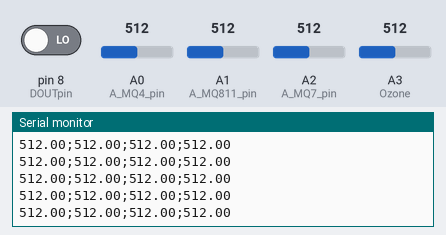
Bench run of a sketch on a simulated Arduino Uno, built for the host (arithmetic inside an expression is 32-bit, double 64-bit). Shown: the last lines printed to the serial monitor. Inputs (shaded band) come from the test bench; at power-on: A0 (A_MQ4_pin) = 512, A1 (A_MQ811_pin) = 512, A2 (A_MQ7_pin) = 512, A3 (Ozone) = 512, pin 8 (DOUTpin) LOW. Storage starts empty.

Above: at 1.2 s.
1.3 s: A0 (A_MQ4_pin) set to 716
At 1.37 s:
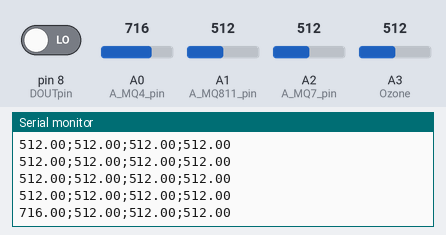
2.8 s: A1 (A_MQ811_pin) set to 716
At 2.8 s:
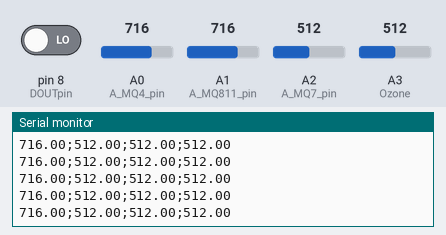
4.3 s: A2 (A_MQ7_pin) set to 716
At 4.31 s:
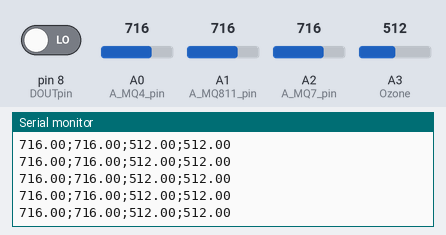
5.8 s: A3 (Ozone) set to 716
At 5.82 s:
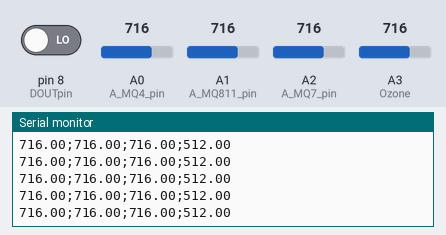
7.3 s: A0 (A_MQ4_pin) set to 992
At 7.33 s:
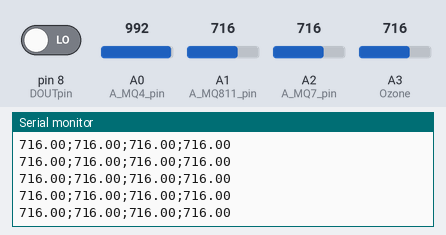
8.8 s: A1 (A_MQ811_pin) set to 992
At 8.8 s:
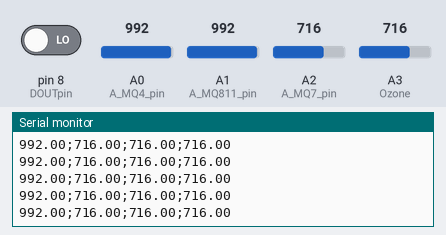
Timing chart, 0 to 11.3 s (numbered marks = the images above; inputs shaded):
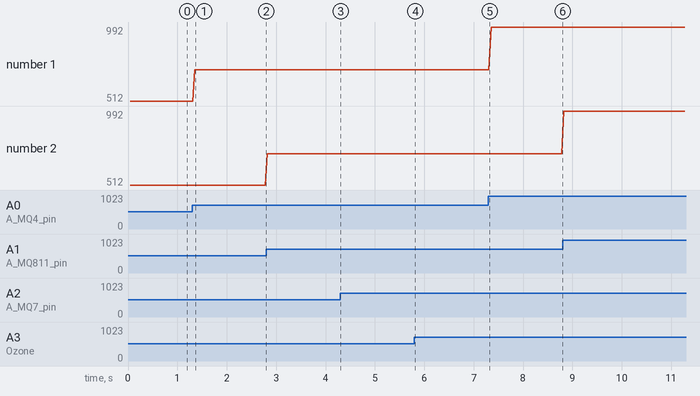

The sketch:

GAZ_SD_00.ino
```cpp
/*
  Update 10.11.2018
  A. Rigobello - thr34d5

   -----------------------

  SD wiring:
    CS - pin 10
    MOSI - pin 11
    MISO - pin 12
    SCK - pin 13
*/

#include <SPI.h>
#include <SD.h>
#include <TimeLib.h>

File myFile;

int a = 0;
double timelapse = 30; //5s


const int A_MQ4_pin = A0; //the AOUT pin of the methane sensor goes into analog pin A0 of the arduino
const int A_MQ811_pin = A1; //the AOUT pin of the CO2 sensor goes into analog pin A1 of the arduino
const int A_MQ7_pin = A2; //the AOUT pin of the CO sensor goes into analog pin A2 of the arduino
const int Ozone = A3; //O3
const int DOUTpin = 8; //the DOUT pin of the methane sensor goes into digital pin D8 of the arduino
int limit;          //limit variable for the methane
float valueGas1;   //methane
float valueGas2;   //CO2
float valueGas3;    //CO
float valueGas4;  //O3
int gasLimit = 80;  //limit for the methane sensor

void setup() {

  Serial.begin(9600);
  pinMode(DOUTpin, INPUT);      //MQ4 sensor D0

//  while (!Serial) {                                     // wait for serial port to connect. Needed for native USB port only
//    ;
//  }

  Serial.println("initializing SD card.");

  if (!SD.begin(10)) {
    Serial.println("SD initialization failed!");
    return;
  }

  Serial.println("SD initialization done.");
  myFile = SD.open("data.txt", FILE_WRITE);
  myFile.print("new data");
  myFile.close();
}

void loop() {

  valueGas1 = analogRead(A_MQ4_pin);    //reads the analog value from the methane sensor's AOUT pin
  valueGas2 = analogRead(A_MQ811_pin);    //reads the analog value from the CO2 sensor's AOUT pin
  valueGas3 = analogRead(A_MQ7_pin);    //reads the analog value from the CO sensor's AOUT pin
  valueGas4 = analogRead(Ozone);
  limit = digitalRead(DOUTpin);   //reads the digital value from the methane sensor's DOUT pin
//  Serial.print("Methane value: ");
//  Serial.print(valueGas1);          //prints the methane value
//  Serial.print("; CO2 value: ");
//  Serial.print(valueGas2);          //prints the CO2 value
//  Serial.print("; CO value: ");
//  Serial.println(valueGas3);          //prints the CO value

  // WRITES THE VALUES TO A TXT FILE ON THE SD CARD ///////////////////////////////////////////////////////////////////////////////////////////////////////////////
  myFile = SD.open("data.txt", FILE_WRITE);             // opens the file on SD

  if (myFile) {                                         // if the file opened okay, write to it

    myFile.print("measure#");
    myFile.print(a);
    myFile.print(";");
    digitalClockDisplay();                              // timestamp
    myFile.print(";");
    myFile.print("Methane level:");
    myFile.print(valueGas1);
    myFile.print(";");
    myFile.print("CO2 level:");
    myFile.print(valueGas2);
    myFile.print(";");
    myFile.print("CO level:");
    myFile.print(valueGas3);
    myFile.print(";");
    myFile.print("Ozone level");
    myFile.print(valueGas4);
    myFile.close();


  } else {
    Serial.println("error opening data.txt for writting");           // if the file didn't open, print an error to the serial monitor
  }

//Serial.print(": measure#");
   // Serial.print(a);
    //Serial.print(";");
  // Serial.print("Methane level:");
   Serial.print(valueGas1);
   Serial.print(";");
  //  Serial.print("CO2 level:");
   Serial.print(valueGas2);
    Serial.print(";");
 //  Serial.print("CO level:");
    Serial.print(valueGas3);
        Serial.print(";");
    Serial.println(valueGas4);

    a++;
/*
  myFile = SD.open("data.txt");                         // re-open the file for reading

  if (myFile) {
    Serial.println("Complete data.txt:");
    while (myFile.available()) {                        // read from the file until there's nothing else in it
      Serial.write(myFile.read());
    }
    myFile.close();
  } else {
    Serial.println("error opening data.txt for writting verification");
  }*/
  //////////////////////////////////////////////////////////////////////////////////////////////////////////////////////////////////////////////////////////////////////////

  delay(timelapse);

}

void digitalClockDisplay() {                            // digital clock display of the time
  myFile.print(hour());
  myFile.print("-");
  myFile.print(minute());
  myFile.print("-");
  myFile.print(second());
}
```

Measured:
- after the input at 1.3 s, the serial monitor: prints a new line after 0.05 s (image 1)
- plotted number 1: 512 → 716 after the input at 1.3 s, 716 → 992 after the input at 7.3 s
